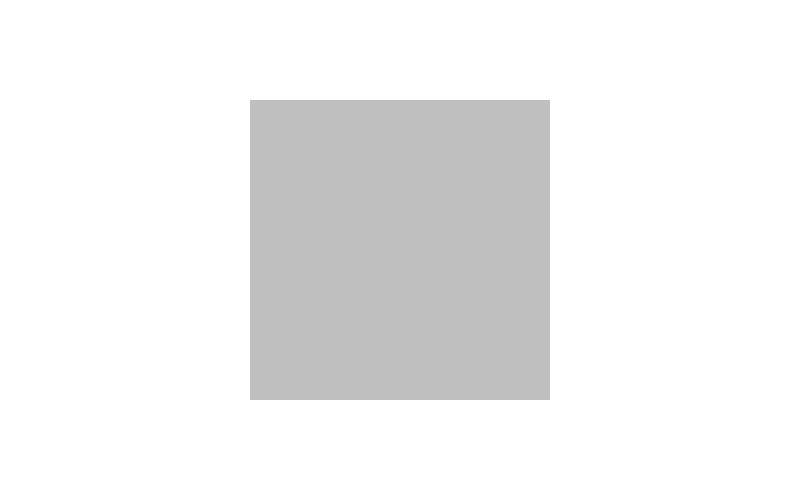
Frame 1 (no input)
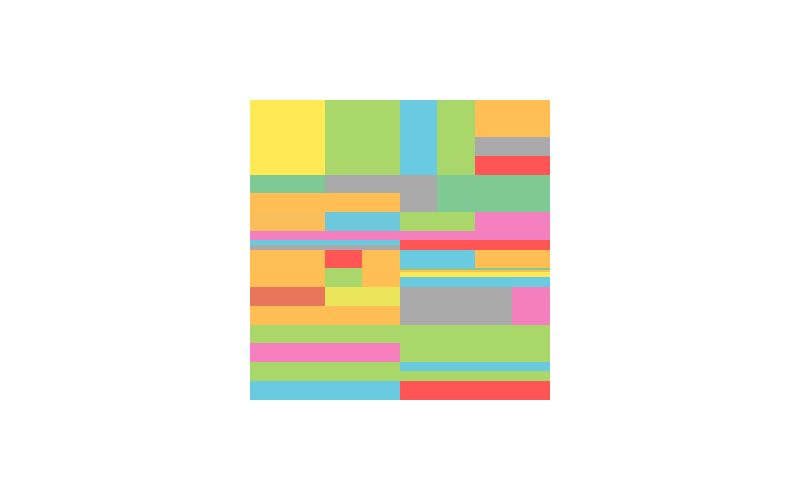
Frame 60 (the mouse pressed at the canvas centre just before this capture)
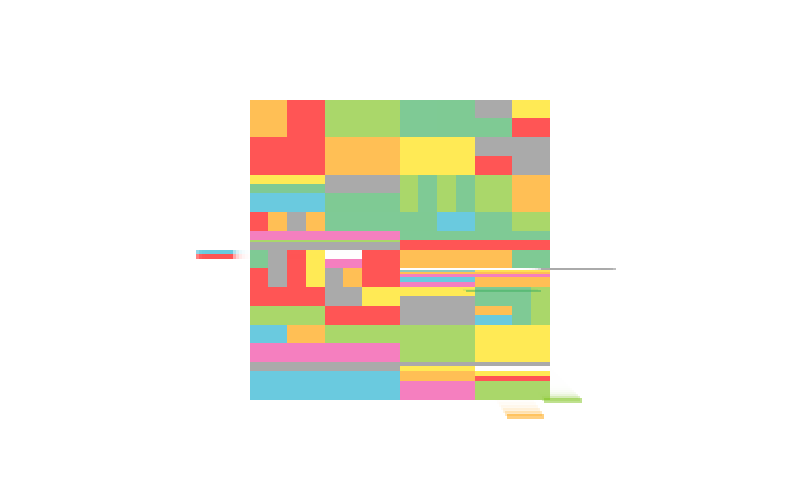
Frame 120 (the mouse held since frame 60 and released just before this capture)

The Processing sketch that drew these frames (run headless with seeded random() and noise(); from frame 60 on, the mouse is pressed at the canvas centre):

// Processing sketch: processing_107923
// ── processing_107923.pde

ArrayList rects;
Rect2D r;

void setup()
{
  size(800,500);
  background(255);
  noStroke();
  frameRate(30);
  
  rects = new ArrayList();
  r = new Rect2D(250,100,550,400);
  r.cMode = 7;
  rects.add(r);
}

void draw()
{
  
  int i,ri;
  fill(255,255,255,127);
  rect(-1,-1,width+1,height+1);
//  background(255);
  
  ri = 0;
  
  for(i=0;i<rects.size();i++){
    r = (Rect2D)rects.get(i);
    r.drawRect();
  }
  
  if(15<frameCount){
    for(i=0;i<500;i++){
      ri = int(rects.size()*random(1)*random(1));
      r = (Rect2D)rects.get(ri);
      if(256<r.s && r.mode == 0){
        if(0.5<random(1) && 2 <= r.w){
          splitRectV(ri);
          i = 500;
        }else if(2 <= r.h){
          splitRectH(ri);
          i = 500;
        }
      }
    }
  }
}

void splitRectV(int index)
{
  Rect2D rCash;
  if(index < rects.size() && rects.size()<500){
    rCash = (Rect2D)rects.get(index);
    rects.remove(index);
    rects.add(new Rect2D(rCash.x,rCash.y,rCash.x+rCash.w/2,rCash.y+rCash.h));
    rects.add(new Rect2D(rCash.x+rCash.w/2,rCash.y,rCash.x+rCash.w,rCash.y+rCash.h));
  }
}

void splitRectH(int index)
{
  Rect2D rCash;
  if(index < rects.size() && rects.size()<500){
    rCash = (Rect2D)rects.get(index);
    rects.remove(index);
    rects.add(new Rect2D(rCash.x,rCash.y,rCash.x+rCash.w,rCash.y+rCash.h/2));
    rects.add(new Rect2D(rCash.x,rCash.y+rCash.h/2,rCash.x+rCash.w,rCash.y+rCash.h));
  }
}

void mouseClicked()
{
  int i;
  boolean reset = true;
  for(i=0;i<rects.size();i++){
    r = (Rect2D)rects.get(0);
    
    if(r.mode < 4){
      r.mode = 2;
      reset = false;
    }
    
    rects.remove(0);
    rects.add(r);
  }
  if(reset){
    background(255);
    rects = new ArrayList();
    rects.add(new Rect2D(250,100,550,400));
  }
}
class Rect2D
{
  int x,y,w,h,x0,y0,x1,y1,s,t;
  int beforeX,beforeY;
  color fillColor;
  float rate;
  float vx,vy;
  int mode,cMode;
  Rect2D(int a0,int b0,int a1,int b1)
  {
      x0 = min(a0,a1);
      y0 = min(b0,b1);
      x1 = max(a0,a1);
      y1 = max(b0,b1);
      x = min(x0,x1);
      y = min(y0,y1);
      w = abs(x1-x0);
      h = abs(y1-y0);
      s = w*h;
      t = 128;
      
      beforeX = x;
      beforeY = y;
            
      mode = 0;
      cMode = int(random(8));
      
      calcV();
      calcS();
      rate = min((w+0.01)/(h+0.01),(h+0.01)/(w+0.01));
  }
  
    void drawRect()
  {
    float len0 = 0;
    float len1 = 0;
  
    fillColorSet();
    fill(fillColor);
    switch(mode) {
    case 0:
      rect(x, y, w, h);
      if (s<256) {
        mode=1;
        beforeX = x;
        beforeY = y;
      }
      break;
  
    case 1:
      x += vx;
      y += vy;
      if (width<x) {
        x=-w;
        morePale();
      }
      if (x<-w) {
        x=width;
        morePale();
      }
      if (height<y) {
        y=-h;
        morePale();
      }
      if (y<-h) {
        y=height;
        morePale();
      }
      rect(x, y, w, h);
      break;
  
    case 2:
      len0 = dist(x, y, beforeX, beforeY);
      if (t<127) {
        t++;
      }
  
      if (len0<6) {
        x = beforeX;
        y = beforeY;
        mode = 4;
      }
      else {
        len1 = dist(x+vx, y+vy, width/2, height/2)-dist(x, y, width/2, height/2);
          x += vx;
          y += vy;
          if (width<x) {
            x=-w;
          }
          if (x<-w) {
            x=width;
          }
          if (height<y) {
            y=-h;
          }
          if (y<-h) {
            y=height;
          }
        if (len1<1) {
          mode = 3;
        }
      }
      rect(x, y, w, h);
      break;
  
    case 3:
      len0 = dist(x, y, beforeX, beforeY);
      if (t<127) {
        t++;
      }
      if (len0<6) {
        x = beforeX;
        y = beforeY;
        mode = 4;
      }else{
        if (64<len0) {
          x = int(0.97*x + 0.03*beforeX + random(-1,1));
          y = int(0.97*y + 0.03*beforeY + random(-1,1));
        }else{
          x = int((x+beforeX)/2 + random(-1,1));
          y = int((y+beforeY)/2 + random(-1,1));
        }
      }
      rect(x, y, w, h);
      break;
  
    case 4:
      if (t<127) {
        t++;
      }
      rect(x, y, w, h);
      break;
    }
  }
  
  void calcV()
  {
    float len = dist((x0+x1)/2,(y0+y1)/2,width/2,height/2);
    vx = int(4*((x0+x1-width)/2)/len);
    vy = int(4*((y0+y1-height)/2)/len);
  }
  
  void calcS()
  {
    s = w*h;
  }
  
  void morePale()
  {
    if(1<t){
      t = t/2;
    }
  }
  
  void fillColorSet()
  {
    switch(cMode){
      case 0:
        fillColor = color(255,  0,  0,t);
        break;
      case 1:
        fillColor = color(255,159,  0,t);
        break;
      case 2:
        fillColor = color(255,223,  0,t);
        break;
      case 3:
        fillColor = color( 63,175, 95,t);
        break;
      case 4:
        fillColor = color(127,195, 31,t);
        break;
      case 5:
        fillColor = color( 31,175,207,t);
        break;
      case 6:
        fillColor = color(239, 63,159,t);
        break;
      case 7:
        fillColor = color(127,127,127,t);
        break;
    }
  }
}
